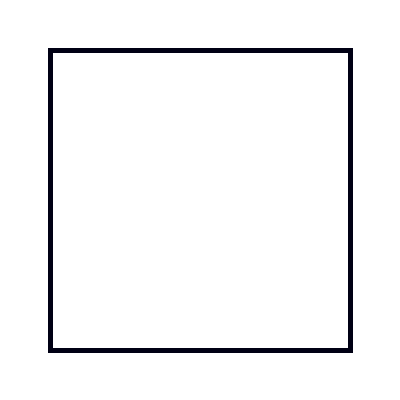
Frame 1 (no input)
Frame 60 (the mouse pressed at the canvas centre just before this capture): identical to frame 1, image omitted
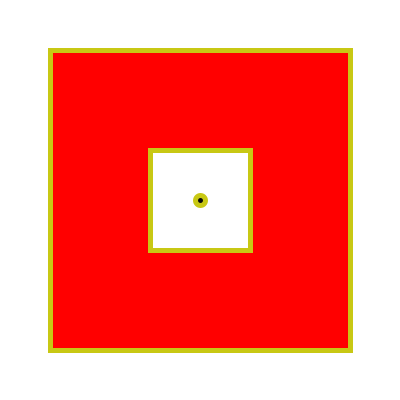
Frame 120 (the mouse held since frame 60 and released just before this capture)

The Processing sketch that drew these frames (run headless with seeded random() and noise(); from frame 60 on, the mouse is pressed at the canvas centre):

// Processing sketch: processing_112378
// ── processing_112378.pde

void setup(){
  size(400,400);
  background(255);
  println("Click to capture");
}
void draw(){
  background(255);
  stroke(mouseX,mouseY,20);
  strokeWeight(5);
  ellipse(200,200,10,10);
  rect(150,150,100,100);
  rect(50,50,300,300);
  if (mousePressed == true){
     stroke(mouseX,mouseY,20);
  strokeWeight(5);
  fill(255,0,0);
  rect(50,50,300,300);
  fill(255);
  rect(150,150,100,100);
  fill(8,8,8);
  ellipse(200,200,10,10);
  }else{
    fill(255);
  }
}
